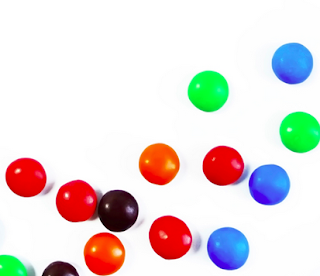
#> input picture data/smarties.png, 320 x 276 px
$ python '15.morphological_transformations .py'
#> lines starting #> are read from the running program, lines starting #| are printed output that depends on the picture; after the words box and inside, x2 and y2 are one past the last pixel; in counts of white or black regions, pixels touching at a corner belong together
import cv2

import numpy as np

from matplotlib import pyplot as plt

'''Definition: Morphological transformations are image processing operations based on the shape or structure of objects in a binary image.

Used For: Noise removal, image enhancement, object segmentation, and feature extraction.

Basic Operations:

Erosion: Removes pixels on object boundaries; shrinks objects boundaries.

Dilation: Adds pixels to object boundaries; expands objects boundaries.

Opening: Erosion followed by dilation; removes small objects/noise.

Closing: Dilation followed by erosion; fills small holes/gaps.

Structuring Element: A kernel used to probe and process the image.

Applications:
Noise removal, edge detection, object segmentation, and preprocessing.'''

# must be the image in grayscale or binary for morphological transformations to work properly
img = cv2.imread('data/smarties.png', cv2.IMREAD_GRAYSCALE)
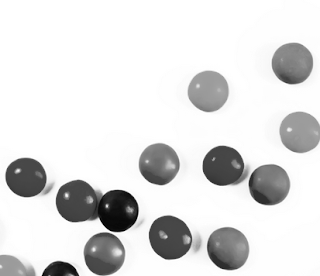
#> img: shape (276, 320); min 0, max 255, mean 222.6

_, mask = cv2.threshold(img, 220, 255, cv2.THRESH_BINARY_INV)
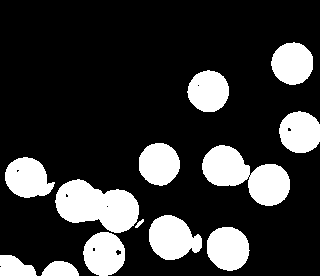
#> mask: shape (276, 320); 20.9% white; 13 white regions, largest, box (x1, y1, x2, y2) and area: (55, 179, 139, 233) 2995, (202, 145, 290, 206) 2903, (149, 215, 202, 260) 1690


kernal = np.ones((5,5), np.uint8)

# all the morphological transformations take the mask as input
# and the kernal as the second argument not take the orignal image.

#iterations is the number of times the kernal is applied to the image.
dilation = cv2.dilate(mask, kernal, iterations=2)
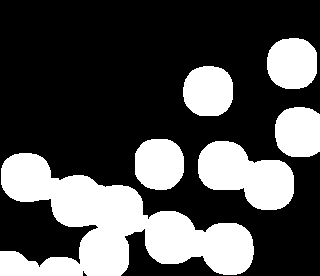
#> dilation: shape (276, 320); 30.9% white; 6 white regions, box (x1, y1, x2, y2) and area: (0, 153, 254, 276) 14726, (198, 141, 294, 210) 4254, (267, 38, 317, 89) 2139, (135, 139, 184, 190) 2111, (183, 66, 233, 116) 2091, (275, 107, 320, 157) 1982

erosion = cv2.erode(mask, kernal, iterations=1)
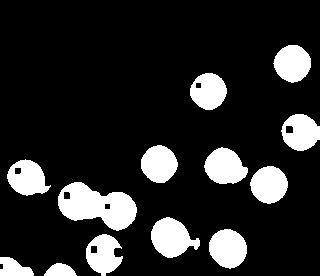
#> erosion: shape (276, 320); 15.9% white; 13 white regions, largest, box (x1, y1, x2, y2) and area: (58, 182, 137, 231) 2366, (151, 217, 200, 258) 1281, (209, 229, 247, 269) 1155

opening = cv2.morphologyEx(mask, cv2.MORPH_OPEN, kernal)
#> opening: shape (276, 320); 20.8% white; 12 white regions, largest, box (x1, y1, x2, y2) and area: (56, 180, 139, 233) 2986, (202, 145, 290, 206) 2903, (149, 215, 202, 260) 1681

closing = cv2.morphologyEx(mask, cv2.MORPH_CLOSE, kernal)
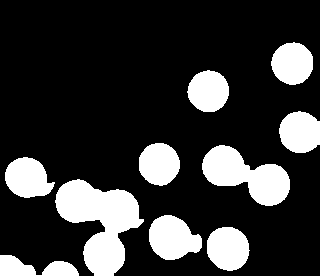
#> closing: shape (276, 320); 21.1% white; 10 white regions, largest, box (x1, y1, x2, y2) and area: (55, 179, 144, 276) 4574, (202, 145, 290, 206) 2928, (149, 215, 202, 260) 1707

mg = cv2.morphologyEx(mask, cv2.MORPH_GRADIENT, kernal)
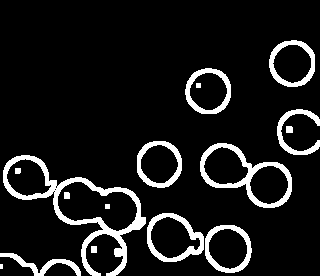
#> mg: shape (276, 320); 10.1% white; 16 white regions (1 under 20 px), largest, box (x1, y1, x2, y2) and area: (3, 155, 146, 276) 2674, (200, 143, 292, 208) 1341, (147, 213, 204, 262) 842

th = cv2.morphologyEx(mask, cv2.MORPH_TOPHAT, kernal)
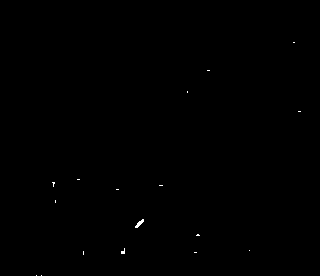
#> th: shape (276, 320); 0.11% white in thin lines or dots, all inside (x1, y1, x2, y2) = (36, 42, 301, 276)


titles = ['image', 'mask', 'dilation', 'erosion', 'opening', 'closing', 'mg', 'th']

images = [img, mask, dilation, erosion, opening, closing, mg, th]


for i in range(8):

    plt.subplot(2, 4, i+1), plt.imshow(images[i], 'gray')

    plt.title(titles[i])

    plt.xticks([]),plt.yticks([])#ticks


plt.show()#show

$ run again, with data/Arabic_OCR.png copied over data/smarties.png
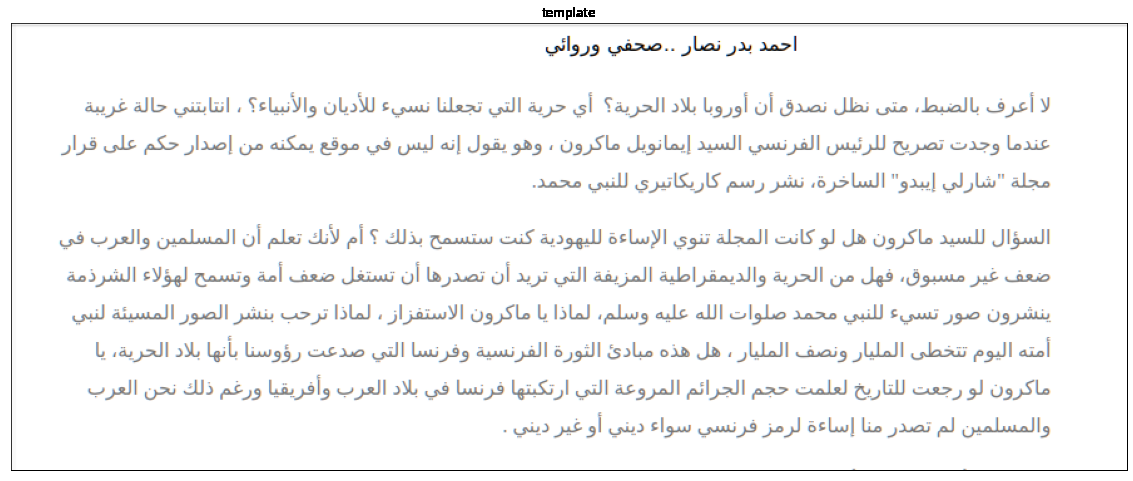
#> input picture data/Arabic_OCR.png, 1133 x 481 px
#> `_, mask = cv2.threshold(img, 220, 255, cv2.THRESH_BINARY_INV)`:
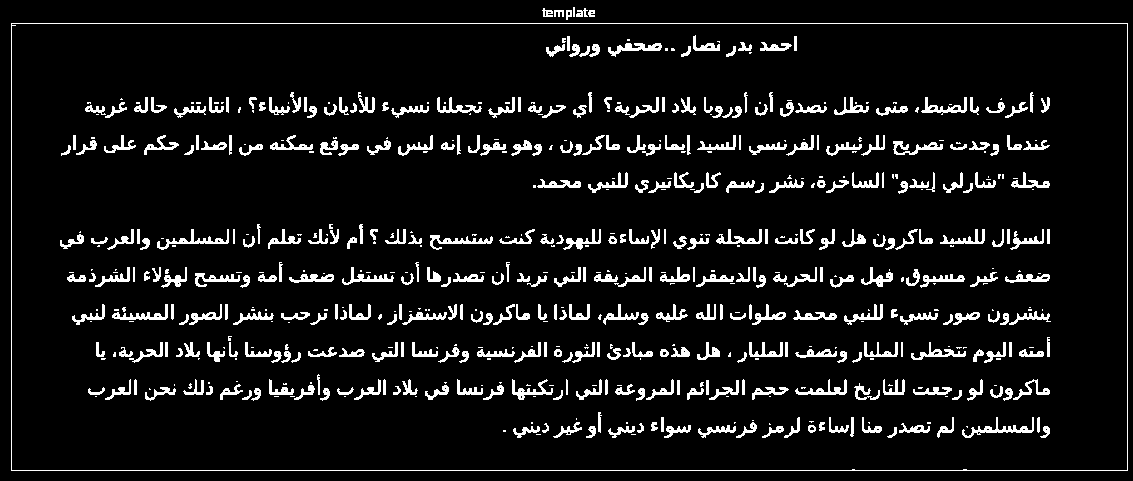
#> mask: shape (481, 1133); 8% white; 616 white regions (242 under 20 px), largest, box (x1, y1, x2, y2) and area: (11, 23, 1128, 471) 3137, (962, 417, 1034, 438) 381, (157, 229, 229, 250) 360
#> dilation: shape (481, 1133); 35% white; 14 white regions, largest, box (x1, y1, x2, y2) and area: (7, 3, 1132, 475) 29024, (56, 220, 1054, 254) 19842, (84, 370, 1054, 405) 19656
#> erosion: shape (481, 1133); 0.02% white in thin lines or dots, all inside (x1, y1, x2, y2) = (124, 45, 1040, 392)
#> opening: shape (481, 1133); 0.26% white; 42 white regions, largest, box (x1, y1, x2, y2) and area: (576, 238, 583, 249) 67, (433, 273, 441, 282) 65, (214, 351, 220, 361) 55
#> closing: shape (481, 1133); 10.7% white; 210 white regions (17 under 20 px), largest, box (x1, y1, x2, y2) and area: (11, 7, 1128, 471) 3532, (635, 172, 721, 193) 712, (962, 417, 1050, 438) 685
#> mg: shape (481, 1133); 22.8% white; 170 white regions, largest, box (x1, y1, x2, y2) and area: (9, 5, 1130, 473) 16328, (658, 265, 768, 290) 1593, (633, 170, 723, 195) 1376
#> `th = cv2.morphologyEx(mask, cv2.MORPH_TOPHAT, kernal)`:
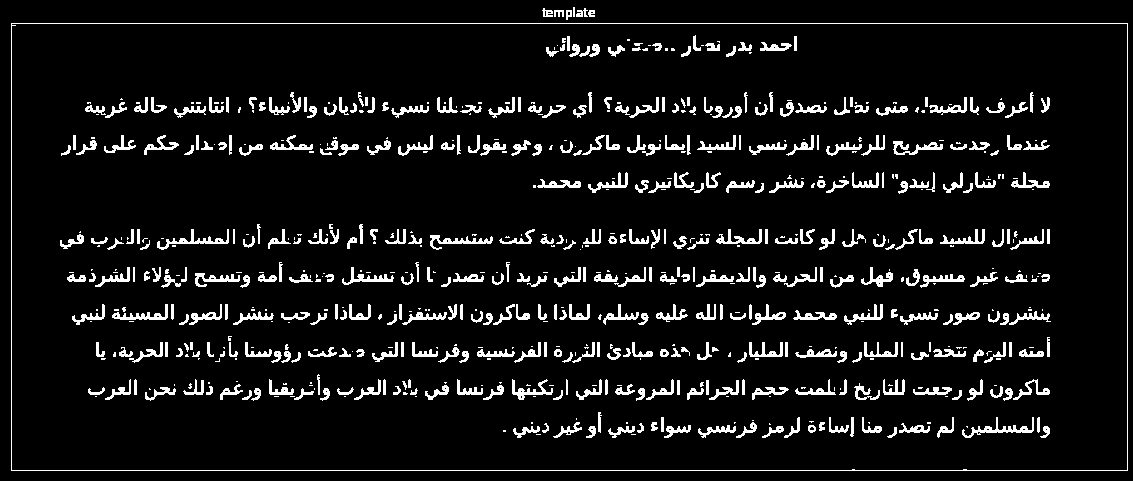
#> th: shape (481, 1133); 7.7% white; 697 white regions (288 under 20 px), largest, box (x1, y1, x2, y2) and area: (11, 23, 1128, 471) 3137, (962, 417, 1034, 438) 381, (157, 229, 229, 250) 360

$ run again, with data/Distance-Measurement.png copied over data/smarties.png
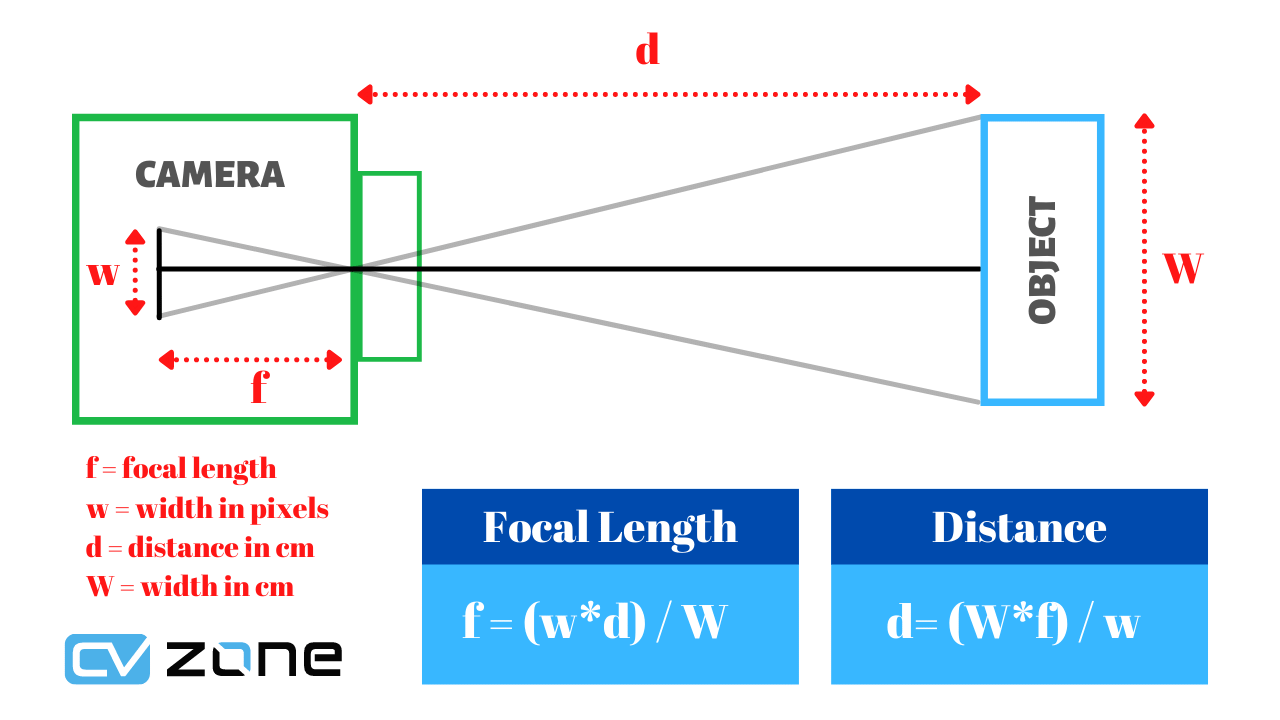
#> input picture data/Distance-Measurement.png, 1280 x 720 px
#> `_, mask = cv2.threshold(img, 220, 255, cv2.THRESH_BINARY_INV)`:
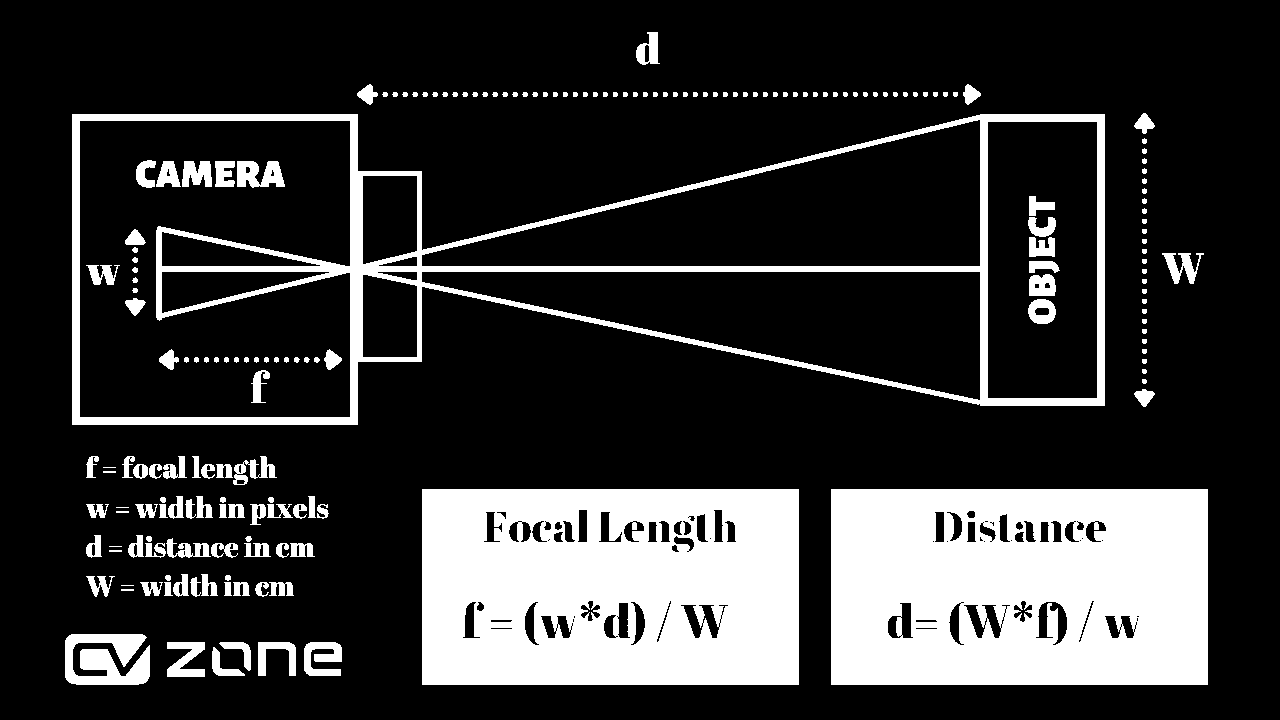
#> mask: shape (720, 1280); 21.1% white; 189 white regions (4 under 20 px), largest, box (x1, y1, x2, y2) and area: (831, 489, 1208, 685) 69280, (422, 489, 799, 685) 68242, (72, 114, 1105, 425) 31552
#> dilation: shape (720, 1280); 31.9% white; 16 white regions, largest, box (x1, y1, x2, y2) and area: (418, 485, 803, 689) 78510, (827, 485, 1212, 689) 78503, (68, 110, 1109, 429) 75372
#> erosion: shape (720, 1280); 15.3% white; 480 white regions (405 under 20 px), largest, box (x1, y1, x2, y2) and area: (833, 491, 1206, 683) 61620, (424, 491, 797, 683) 59638, (74, 116, 1103, 423) 10858
#> opening: shape (720, 1280); 20.4% white; 129 white regions, largest, box (x1, y1, x2, y2) and area: (831, 489, 1208, 685) 68394, (422, 489, 799, 685) 67034, (72, 114, 1105, 425) 30651
#> closing: shape (720, 1280); 21.7% white; 112 white regions, largest, box (x1, y1, x2, y2) and area: (831, 489, 1208, 685) 70075, (422, 489, 799, 685) 69212, (72, 114, 1105, 425) 31750
#> mg: shape (720, 1280); 11.7% white; 144 white regions, largest, box (x1, y1, x2, y2) and area: (70, 112, 1107, 427) 23907, (78, 119, 352, 419) 9924, (420, 487, 801, 687) 4584
#> `th = cv2.morphologyEx(mask, cv2.MORPH_TOPHAT, kernal)`:
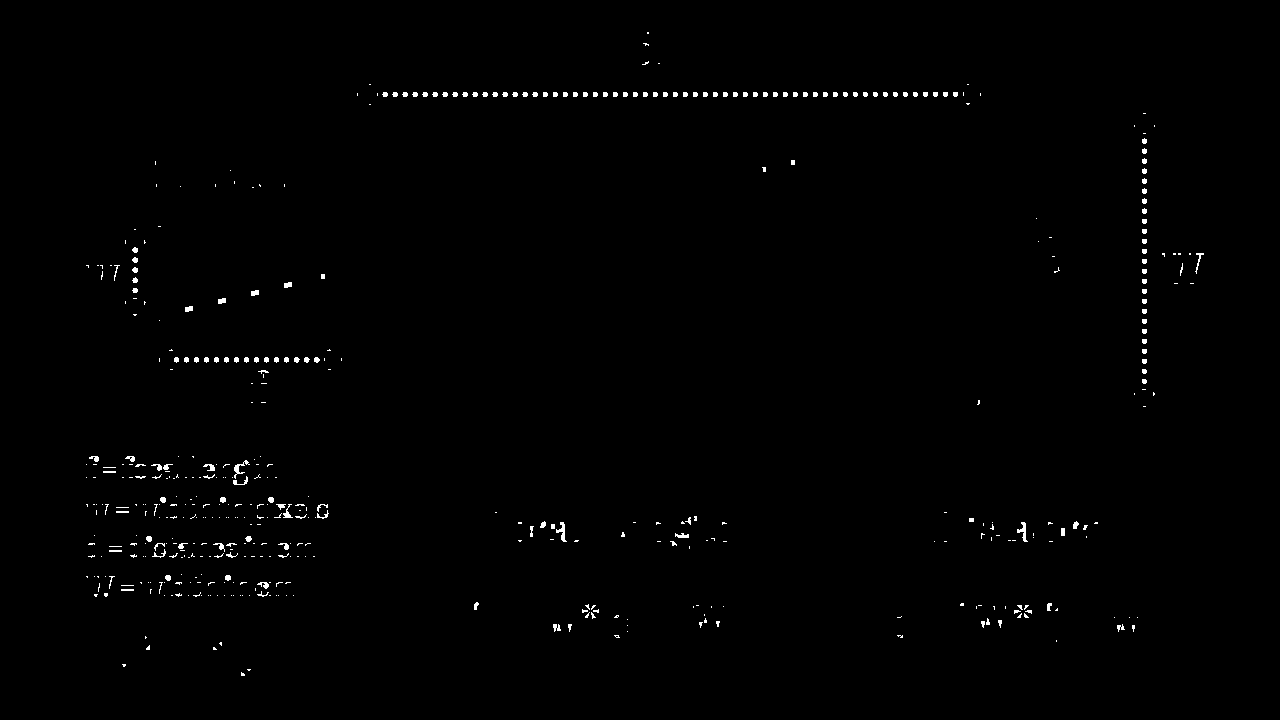
#> th: shape (720, 1280); 0.66% white; 489 white regions (325 under 20 px), largest, box (x1, y1, x2, y2) and area: (556, 522, 567, 542) 90, (1017, 522, 1028, 542) 87, (234, 460, 250, 479) 85

$ run again, with data/HWLetter.png copied over data/smarties.png
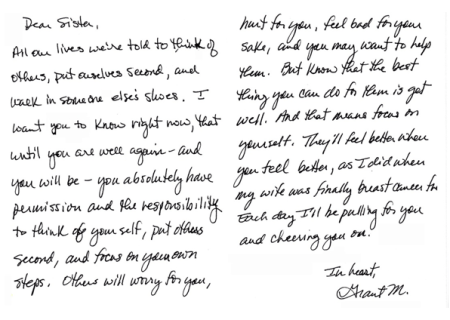
#> input picture data/HWLetter.png, 450 x 320 px
#> mask: shape (320, 450); 14% white in thin lines or dots, all inside (x1, y1, x2, y2) = (10, 13, 438, 300)
#> dilation: shape (320, 450); 54.2% white; 25 black regions (4 under 20 px), largest, box (x1, y1, x2, y2) and area: (0, 0, 450, 320) 58722, (59, 158, 133, 175) 931, (19, 214, 161, 228) 792
#> erosion: shape (320, 450); 0.03% white in thin lines or dots, all inside (x1, y1, x2, y2) = (18, 25, 416, 274)
#> opening: shape (320, 450); 0.48% white; 24 white regions, largest, box (x1, y1, x2, y2) and area: (242, 169, 249, 175) 42, (310, 45, 317, 50) 35, (245, 143, 252, 148) 35
#> closing: shape (320, 450); 19.3% white; 83 white regions (4 under 20 px), largest, box (x1, y1, x2, y2) and area: (313, 180, 423, 238) 1296, (126, 251, 211, 297) 1269, (306, 42, 386, 76) 1031
#> mg: shape (320, 450); 37.1% white; 51 white regions, largest, box (x1, y1, x2, y2) and area: (231, 156, 425, 253) 7044, (279, 13, 433, 78) 5098, (63, 218, 213, 299) 3941
#> `th = cv2.morphologyEx(mask, cv2.MORPH_TOPHAT, kernal)`:
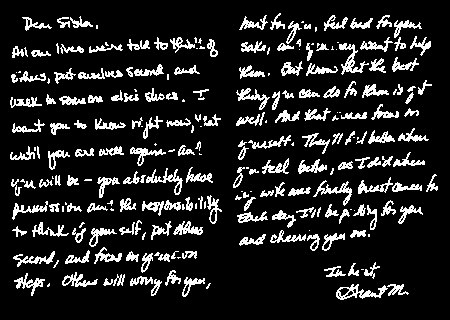
#> th: shape (320, 450); 13.6% white in thin lines or dots, all inside (x1, y1, x2, y2) = (10, 13, 438, 300)
